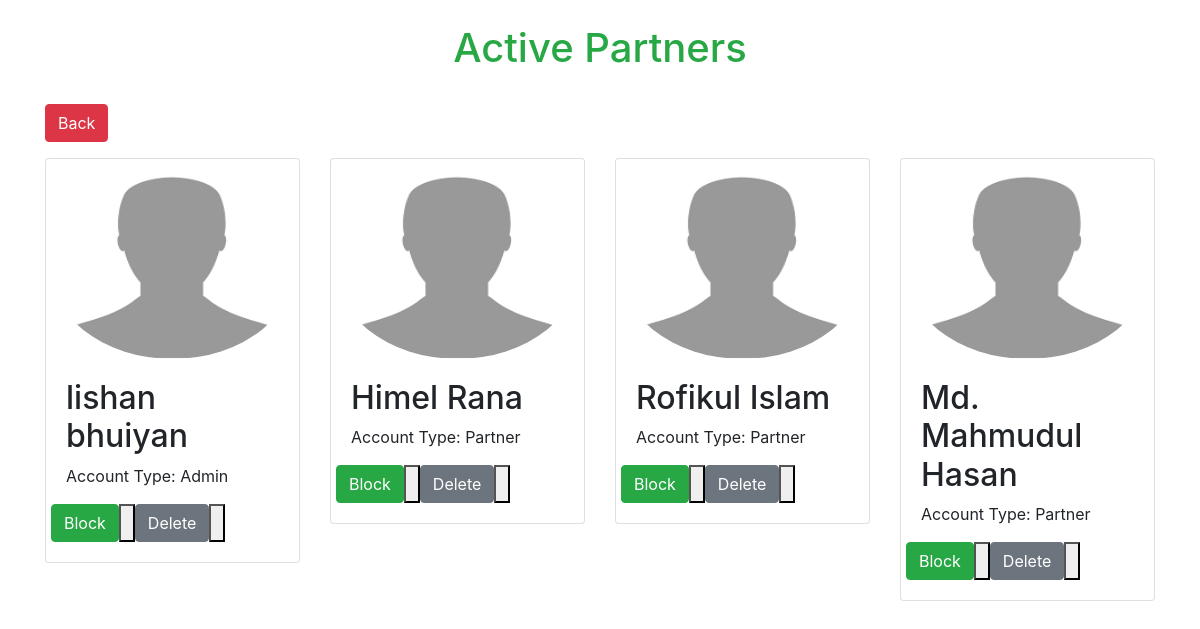
Screenshot of /ActivePartner.php with the database file from the repository.
### tables this page shows
CREATE TABLE `users` (
  `ID` int(11) NOT NULL,
  `Date` timestamp NOT NULL DEFAULT current_timestamp(),
  `FirstName` varchar(50) NOT NULL,
  `LastName` varchar(50) NOT NULL,
  `EmailAddress` varchar(255) NOT NULL,
  `PhoneNumber` varchar(20) NOT NULL,
  `Gender` text NOT NULL,
  `AccountType` text NOT NULL,
  `Password` varchar(255) NOT NULL,
  `UserAddress` varchar(255) NOT NULL,
  `account_status` varchar(20) NOT NULL DEFAULT 'pending'
);

### ActivePartner.php (the view, shortened to what this page needs)
<?php
$conn = mysqli_connect('localhost', 'root', '', 'project');
?>
<!DOCTYPE html>
<html lang="en">
<head>
    <link rel="stylesheet" href="CSS/myAccount.css">
    <link rel="stylesheet" href="https://cdn.jsdelivr.net/npm/bootstrap@4.3.1/dist/css/bootstrap.min.css">
</head>
<body>
    <div class="container">
        <div class="row my-4">
            <h1 class="mx-auto ml-3 text-success">Active Partners</h1>
        </div>
        <a class="btn btn-danger" href="DashBoard.php">Back</a>
        <div class="row ">
            <?php
            $sql = "SELECT * FROM users WHERE AccountType != 'User' AND account_status = 'active'";
            $result = mysqli_query($conn, $sql);
            if (mysqli_num_rows($result) > 0) {
                while ($row = mysqli_fetch_assoc($result)) {
                    $src = "Resources\Images\male_profile.png";
                    echo "<div class='col-lg-3'>";
                    echo "<div class='card mt-3'>";
                    echo "<img class='card-img-top rounded-circle'  src='" . $src . "' alt='" . $row['FirstName'] . "' width='200' height='200'>";
                    echo "<div class='card-body'>";
                    echo "<h2 >" . $row['FirstName']. " " . $row['LastName'] . "</h2>";
                    echo "<p class='card-text'>" . 'Account Type: ' . $row['AccountType'] . "</p>";
                    echo "<form class='row' method='POST' enctype='multipart/form-data'>";
                    echo " <button type='submit' value='" . $row['ID'] . "' name='Block' class='btn btn-success' >" ."Block". "<button/>";
                    echo " <button type='submit' value='" . $row['ID'] . "' name='Delete' class='btn btn-secondary' >" ."Delete". "<button/>";
                    echo "</form>";
                    echo "</div>";
                    echo "</div>";
                    echo "</div>";
                }
            } else {
                echo "No products found.";
            }
            ?>
        </div>
    </div>
</body>
</html>

### rows the page displays
users: FirstName "lishan", LastName "bhuiyan", AccountType "Admin", $row['ID'] 15 (drawn)
users: FirstName "Himel", LastName "Rana", AccountType "Partner", $row['ID'] 17 (drawn)
users: FirstName "Rofikul", LastName "Islam", AccountType "Partner", $row['ID'] 19 (drawn)
users: FirstName "Md. Mahmudul", LastName "Hasan", AccountType "Partner", $row['ID'] 21 (drawn)
